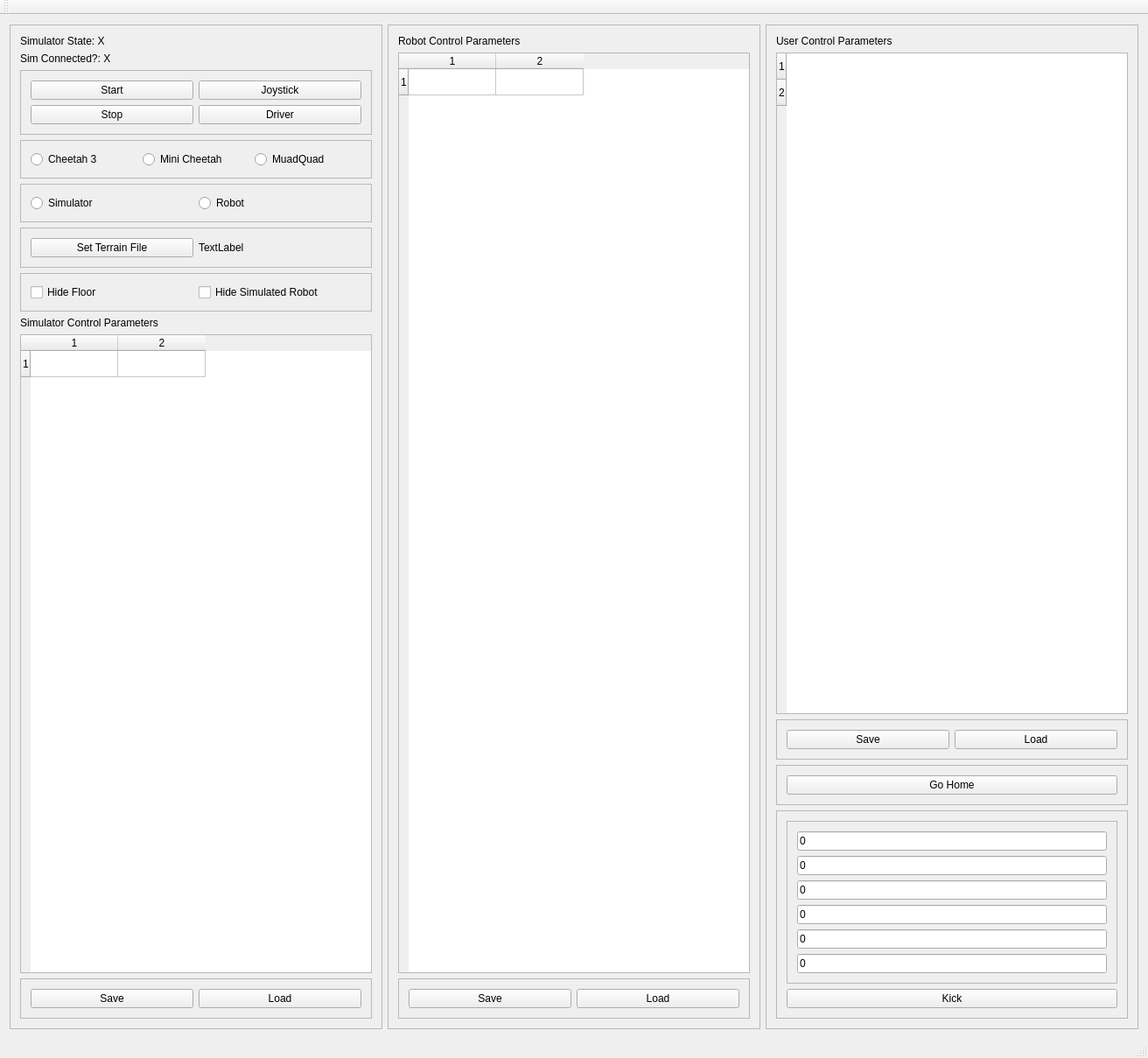
<?xml version="1.0" encoding="UTF-8"?>
<ui version="4.0">
 <class>SimControlPanel</class>
 <widget class="QMainWindow" name="SimControlPanel">
  <property name="geometry">
   <rect>
    <x>0</x>
    <y>0</y>
    <width>1312</width>
    <height>1209</height>
   </rect>
  </property>
  <property name="windowTitle">
   <string>SimControlPanel</string>
  </property>
  <widget class="QWidget" name="centralWidget">
   <layout class="QHBoxLayout" name="horizontalLayout_3">
    <item>
     <widget class="QFrame" name="frame_2">
      <property name="frameShape">
       <enum>QFrame::StyledPanel</enum>
      </property>
      <property name="frameShadow">
       <enum>QFrame::Raised</enum>
      </property>
      <layout class="QVBoxLayout" name="verticalLayout">
       <item>
        <widget class="QLabel" name="simulatorStateLabel">
         <property name="text">
          <string>Simulator State: X</string>
         </property>
        </widget>
       </item>
       <item>
        <widget class="QLabel" name="simulatorConnectedLabel">
         <property name="text">
          <string>Sim Connected?: X</string>
         </property>
        </widget>
       </item>
       <item>
        <widget class="QFrame" name="frame">
         <property name="frameShape">
          <enum>QFrame::StyledPanel</enum>
         </property>
         <property name="frameShadow">
          <enum>QFrame::Raised</enum>
         </property>
         <layout class="QGridLayout" name="gridLayout">
          <item row="0" column="0">
           <widget class="QPushButton" name="startButton">
            <property name="text">
             <string>Start</string>
            </property>
           </widget>
          </item>
          <item row="1" column="1">
           <widget class="QPushButton" name="driverButton">
            <property name="text">
             <string>Driver</string>
            </property>
           </widget>
          </item>
          <item row="0" column="1">
           <widget class="QPushButton" name="joystickButton">
            <property name="text">
             <string>Joystick</string>
            </property>
           </widget>
          </item>
          <item row="1" column="0">
           <widget class="QPushButton" name="stopButton">
            <property name="text">
             <string>Stop</string>
            </property>
           </widget>
          </item>
         </layout>
        </widget>
       </item>
       <item>
        <widget class="QFrame" name="frame_9">
         <property name="frameShape">
          <enum>QFrame::StyledPanel</enum>
         </property>
         <property name="frameShadow">
          <enum>QFrame::Raised</enum>
         </property>
         <layout class="QHBoxLayout" name="horizontalLayout_2">
          <item>
           <widget class="QRadioButton" name="cheetah3Button">
            <property name="text">
             <string>Cheetah 3</string>
            </property>
           </widget>
          </item>
          <item>
           <widget class="QRadioButton" name="miniCheetahButton">
            <property name="text">
             <string>Mini Cheetah</string>
            </property>
           </widget>
          </item>
          <item>
           <widget class="QRadioButton" name="muadquadButton">
            <property name="text">
             <string>MuadQuad</string>
            </property>
           </widget>
          </item>
         </layout>
        </widget>
       </item>
       <item>
        <widget class="QFrame" name="frame_10">
         <property name="frameShape">
          <enum>QFrame::StyledPanel</enum>
         </property>
         <property name="frameShadow">
          <enum>QFrame::Raised</enum>
         </property>
         <layout class="QHBoxLayout" name="horizontalLayout">
          <item>
           <widget class="QRadioButton" name="simulatorButton">
            <property name="text">
             <string>Simulator</string>
            </property>
           </widget>
          </item>
          <item>
           <widget class="QRadioButton" name="robotButton">
            <property name="text">
             <string>Robot</string>
            </property>
           </widget>
          </item>
         </layout>
        </widget>
       </item>
       <item>
        <widget class="QFrame" name="frame_13">
         <property name="frameShape">
          <enum>QFrame::StyledPanel</enum>
         </property>
         <property name="frameShadow">
          <enum>QFrame::Raised</enum>
         </property>
         <layout class="QHBoxLayout" name="horizontalLayout_4">
          <item>
           <widget class="QPushButton" name="setTerrainButton">
            <property name="text">
             <string>Set Terrain File</string>
            </property>
           </widget>
          </item>
          <item>
           <widget class="QLabel" name="terrainFileLabel">
            <property name="text">
             <string>TextLabel</string>
            </property>
           </widget>
          </item>
         </layout>
        </widget>
       </item>
       <item>
        <widget class="QFrame" name="frame_14">
         <property name="frameShape">
          <enum>QFrame::StyledPanel</enum>
         </property>
         <property name="frameShadow">
          <enum>QFrame::Raised</enum>
         </property>
         <layout class="QHBoxLayout" name="horizontalLayout_5">
          <item>
           <widget class="QCheckBox" name="hide_floor_checkbox">
            <property name="text">
             <string>Hide Floor</string>
            </property>
           </widget>
          </item>
          <item>
           <widget class="QCheckBox" name="hide_robot_checkbox">
            <property name="text">
             <string>Hide Simulated Robot</string>
            </property>
           </widget>
          </item>
         </layout>
        </widget>
       </item>
       <item>
        <widget class="QLabel" name="label">
         <property name="text">
          <string>Simulator Control Parameters</string>
         </property>
        </widget>
       </item>
       <item>
        <widget class="QTableWidget" name="simulatorTable">
         <property name="rowCount">
          <number>1</number>
         </property>
         <property name="columnCount">
          <number>2</number>
         </property>
         <row/>
         <column/>
         <column/>
        </widget>
       </item>
       <item>
        <widget class="QFrame" name="frame_6">
         <property name="frameShape">
          <enum>QFrame::StyledPanel</enum>
         </property>
         <property name="frameShadow">
          <enum>QFrame::Raised</enum>
         </property>
         <layout class="QGridLayout" name="gridLayout_3">
          <item row="0" column="1">
           <widget class="QPushButton" name="loadSimulatorButton">
            <property name="text">
             <string>Load</string>
            </property>
           </widget>
          </item>
          <item row="0" column="0">
           <widget class="QPushButton" name="saveSimulatorButton">
            <property name="text">
             <string>Save</string>
            </property>
           </widget>
          </item>
         </layout>
        </widget>
       </item>
      </layout>
     </widget>
    </item>
    <item>
     <widget class="QFrame" name="frame_5">
      <property name="frameShape">
       <enum>QFrame::StyledPanel</enum>
      </property>
      <property name="frameShadow">
       <enum>QFrame::Raised</enum>
      </property>
      <layout class="QVBoxLayout" name="verticalLayout_3">
       <item>
        <widget class="QLabel" name="label_2">
         <property name="text">
          <string>Robot Control Parameters</string>
         </property>
        </widget>
       </item>
       <item>
        <widget class="QTableWidget" name="robotTable">
         <property name="rowCount">
          <number>1</number>
         </property>
         <property name="columnCount">
          <number>2</number>
         </property>
         <row/>
         <column/>
         <column/>
        </widget>
       </item>
       <item>
        <widget class="QFrame" name="frame_4">
         <property name="frameShape">
          <enum>QFrame::StyledPanel</enum>
         </property>
         <property name="frameShadow">
          <enum>QFrame::Raised</enum>
         </property>
         <layout class="QGridLayout" name="gridLayout_2">
          <item row="0" column="1">
           <widget class="QPushButton" name="loadRobotButton">
            <property name="text">
             <string>Load</string>
            </property>
           </widget>
          </item>
          <item row="0" column="0">
           <widget class="QPushButton" name="saveRobotButton">
            <property name="text">
             <string>Save</string>
            </property>
           </widget>
          </item>
         </layout>
        </widget>
       </item>
      </layout>
     </widget>
    </item>
    <item>
     <widget class="QFrame" name="frame_3">
      <property name="frameShape">
       <enum>QFrame::StyledPanel</enum>
      </property>
      <property name="frameShadow">
       <enum>QFrame::Raised</enum>
      </property>
      <layout class="QVBoxLayout" name="verticalLayout_2">
       <item>
        <widget class="QLabel" name="label_3">
         <property name="text">
          <string>User Control Parameters</string>
         </property>
        </widget>
       </item>
       <item>
        <widget class="QTableWidget" name="userControlTable">
         <property name="rowCount">
          <number>2</number>
         </property>
         <property name="columnCount">
          <number>0</number>
         </property>
         <row/>
         <row/>
        </widget>
       </item>
       <item>
        <widget class="QFrame" name="frame_7">
         <property name="frameShape">
          <enum>QFrame::StyledPanel</enum>
         </property>
         <property name="frameShadow">
          <enum>QFrame::Raised</enum>
         </property>
         <layout class="QGridLayout" name="gridLayout_4">
          <item row="0" column="1">
           <widget class="QPushButton" name="loadUserButton">
            <property name="text">
             <string>Load</string>
            </property>
           </widget>
          </item>
          <item row="0" column="0">
           <widget class="QPushButton" name="saveUserButton">
            <property name="text">
             <string>Save</string>
            </property>
           </widget>
          </item>
         </layout>
        </widget>
       </item>
       <item>
        <widget class="QFrame" name="frame_8">
         <property name="frameShape">
          <enum>QFrame::StyledPanel</enum>
         </property>
         <property name="frameShadow">
          <enum>QFrame::Raised</enum>
         </property>
         <layout class="QVBoxLayout" name="verticalLayout_4">
          <item>
           <widget class="QPushButton" name="goHomeButton">
            <property name="text">
             <string>Go Home</string>
            </property>
           </widget>
          </item>
         </layout>
        </widget>
       </item>
       <item>
        <widget class="QFrame" name="frame_12">
         <property name="sizePolicy">
          <sizepolicy hsizetype="Expanding" vsizetype="Preferred">
           <horstretch>0</horstretch>
           <verstretch>0</verstretch>
          </sizepolicy>
         </property>
         <property name="frameShape">
          <enum>QFrame::StyledPanel</enum>
         </property>
         <property name="frameShadow">
          <enum>QFrame::Raised</enum>
         </property>
         <layout class="QGridLayout" name="gridLayout_6">
          <item row="0" column="0">
           <widget class="QFrame" name="frame_11">
            <property name="frameShape">
             <enum>QFrame::StyledPanel</enum>
            </property>
            <property name="frameShadow">
             <enum>QFrame::Raised</enum>
            </property>
            <layout class="QVBoxLayout" name="verticalLayout_6">
             <item>
              <widget class="QLineEdit" name="kickAngularX">
               <property name="sizePolicy">
                <sizepolicy hsizetype="Ignored" vsizetype="Fixed">
                 <horstretch>0</horstretch>
                 <verstretch>0</verstretch>
                </sizepolicy>
               </property>
               <property name="text">
                <string>0</string>
               </property>
              </widget>
             </item>
             <item>
              <widget class="QLineEdit" name="kickAngularY">
               <property name="sizePolicy">
                <sizepolicy hsizetype="Ignored" vsizetype="Fixed">
                 <horstretch>0</horstretch>
                 <verstretch>0</verstretch>
                </sizepolicy>
               </property>
               <property name="text">
                <string>0</string>
               </property>
              </widget>
             </item>
             <item>
              <widget class="QLineEdit" name="kickAngularZ">
               <property name="sizePolicy">
                <sizepolicy hsizetype="Ignored" vsizetype="Fixed">
                 <horstretch>0</horstretch>
                 <verstretch>0</verstretch>
                </sizepolicy>
               </property>
               <property name="text">
                <string>0</string>
               </property>
              </widget>
             </item>
             <item>
              <widget class="QLineEdit" name="kickLinearX">
               <property name="sizePolicy">
                <sizepolicy hsizetype="Minimum" vsizetype="Fixed">
                 <horstretch>0</horstretch>
                 <verstretch>0</verstretch>
                </sizepolicy>
               </property>
               <property name="text">
                <string>0</string>
               </property>
              </widget>
             </item>
             <item>
              <widget class="QLineEdit" name="kickLinearY">
               <property name="sizePolicy">
                <sizepolicy hsizetype="Minimum" vsizetype="Fixed">
                 <horstretch>0</horstretch>
                 <verstretch>0</verstretch>
                </sizepolicy>
               </property>
               <property name="text">
                <string>0</string>
               </property>
              </widget>
             </item>
             <item>
              <widget class="QLineEdit" name="kickLinearZ">
               <property name="sizePolicy">
                <sizepolicy hsizetype="Minimum" vsizetype="Fixed">
                 <horstretch>0</horstretch>
                 <verstretch>0</verstretch>
                </sizepolicy>
               </property>
               <property name="text">
                <string>0</string>
               </property>
              </widget>
             </item>
            </layout>
           </widget>
          </item>
          <item row="1" column="0">
           <widget class="QPushButton" name="kickButton">
            <property name="text">
             <string>Kick</string>
            </property>
           </widget>
          </item>
         </layout>
        </widget>
       </item>
      </layout>
     </widget>
    </item>
   </layout>
  </widget>
  <widget class="QMenuBar" name="menuBar">
   <property name="geometry">
    <rect>
     <x>0</x>
     <y>0</y>
     <width>1312</width>
     <height>22</height>
    </rect>
   </property>
  </widget>
  <widget class="QToolBar" name="mainToolBar">
   <attribute name="toolBarArea">
    <enum>TopToolBarArea</enum>
   </attribute>
   <attribute name="toolBarBreak">
    <bool>false</bool>
   </attribute>
  </widget>
  <widget class="QStatusBar" name="statusBar"/>
 </widget>
 <layoutdefault spacing="6" margin="11"/>
 <resources/>
 <connections/>
</ui>
